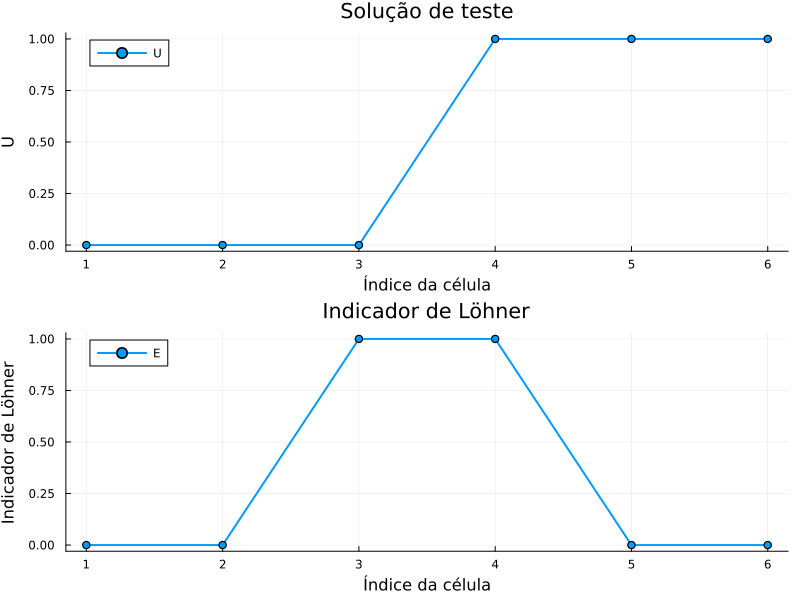

Here is the Julia script that generated this plot:

# function lohner_indicator(U; epsilon=1e-8)
#     N = length(U)
#     E = zeros(N)

#     for i in 2:(N-1)
#         numerator = abs(U[i+1] - 2*U[i] + U[i-1])

#         denominator =
#             abs(U[i+1] - U[i]) +
#             abs(U[i] - U[i-1]) +
#             epsilon * (
#                 abs(U[i+1]) +
#                 2*abs(U[i]) +
#                 abs(U[i-1])
#             )

#         E[i] = numerator / max(denominator, eps(Float64))
#     end

#     return E
# end

# U = [0.0, 0.0, 0.0, 1.0, 1.0, 1.0]

# E = lohner_indicator(U)

# println("U = ", U)
# println("Indicador de Löhner = ", E)
# println("Maior indicador = ", maximum(E))



# ============================================================
# TESTE DO INDICADOR DE LÖHNER
# Objetivo:
# Calcular e visualizar um indicador de variação local
# para identificar regiões candidatas ao refinamento da malha.
# ============================================================

using Plots

# ------------------------------------------------------------
# FUNÇÃO: lohner_indicator
#
# Entrada:
#   U       -> valores de uma variável nas células da malha.
#   epsilon -> pequeno parâmetro para evitar instabilidades
#              no denominador quando os valores são pequenos.
#
# Saída:
#   E       -> indicador de Löhner em cada célula.
#
# Interpretação:
#   Valores maiores indicam regiões onde a solução apresenta
#   mudanças locais acentuadas, que podem exigir refinamento.
# ------------------------------------------------------------
function lohner_indicator(U; epsilon=1e-8)

    # Número total de células representadas no vetor U.
    N = length(U)

    # Inicializa o indicador com zero em todas as células.
    E = zeros(N)

    # Calcula o indicador nas células internas.
    # As extremidades são ignoradas porque não possuem
    # vizinhos dos dois lados.
    for i in 2:(N-1)

        # Segunda diferença: mede a mudança da inclinação
        # da solução entre três células consecutivas.
        numerator = abs(U[i+1] - 2*U[i] + U[i-1])

        # Denominador que normaliza a segunda diferença
        # pelas variações entre células vizinhas.
        denominator =
            abs(U[i+1] - U[i]) +
            abs(U[i] - U[i-1]) +
            epsilon * (
                abs(U[i+1]) +
                2*abs(U[i]) +
                abs(U[i-1])
            )

        # Calcula o indicador, protegendo contra divisão
        # por um denominador extremamente pequeno.
        E[i] = numerator / max(denominator, eps(Float64))
    end

    # Devolve o vetor com o indicador calculado.
    return E
end

# ------------------------------------------------------------
# TESTE COM UMA SOLUÇÃO SIMPLES
#
# A solução muda de 0 para 1.
# Essa transição representa uma descontinuidade idealizada.
# ------------------------------------------------------------

# Valores da variável em seis células consecutivas.
U = [0.0, 0.0, 0.0, 1.0, 1.0, 1.0]

# Calcula o indicador de Löhner para a solução de teste.
E = lohner_indicator(U)

# Imprime os resultados no terminal.
println("Valores de U = ", U)
println("Indicador de Löhner = ", E)
println("Maior indicador = ", maximum(E))

# ------------------------------------------------------------
# VISUALIZAÇÃO
#
# O primeiro gráfico mostra a solução U.
# O segundo mostra o indicador E.
# ------------------------------------------------------------

# Eixo horizontal: índice de cada célula.
celulas = 1:length(U)

# Gráfico da solução usada no teste.
grafico_solucao = plot(
    celulas, U;
    marker=:circle,
    linewidth=2,
    xlabel="Índice da célula",
    ylabel="U",
    title="Solução de teste",
    label="U",
    legend=:topleft
)

# Gráfico do indicador de Löhner.
grafico_indicador = plot(
    celulas, E;
    marker=:circle,
    linewidth=2,
    xlabel="Índice da célula",
    ylabel="Indicador de Löhner",
    title="Indicador de Löhner",
    label="E",
    legend=:topleft
)

# Combina os dois gráficos em uma única figura.
figura = plot(
    grafico_solucao,
    grafico_indicador;
    layout=(2, 1),
    size=(800, 600)
)

# Exibe a figura na janela de gráficos.
display(figura)

# Salva a figura na pasta atual do projeto.
savefig(figura, "teste_lohner.png")

println("Gráfico salvo em teste_lohner.png")
